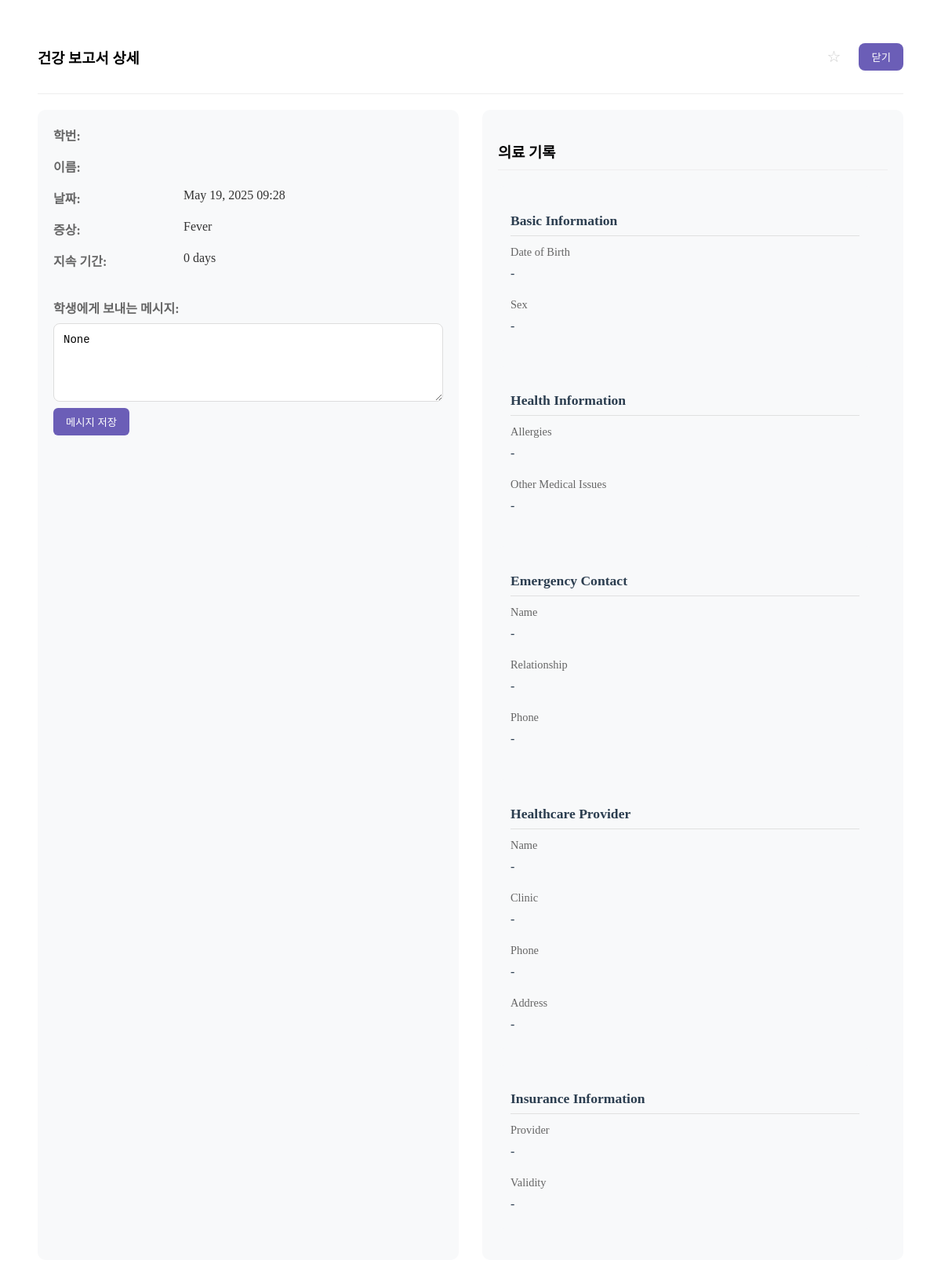
The app's page /admin-report-detail/4/ with its own data.
### main/models.py (models this page shows, shortened)
class HealthReport(models.Model):
    user = models.ForeignKey(User, on_delete=models.CASCADE)
    symptoms = models.TextField()
    other_symptoms = models.TextField(blank=True, null=True)
    extra_comments = models.TextField(blank=True)
    medical_record = models.FileField(upload_to='medical_records/', blank=True, null=True)
    created_at = models.DateTimeField(auto_now_add=True)
    reviewed = models.BooleanField(default=False)
    duration= models.PositiveIntegerField(default=0)
    nurse_viewed = models.BooleanField(default=False)
    nurse_comment = models.TextField(blank=True, null=True)
    starred = models.BooleanField(default=False)

### main/views.py (the view)
# urls.py: path('admin-report-detail/<int:report_id>/', views.admin_report_detail, name='admin_report_detail'),
def admin_report_detail(request, report_id):
    report = get_object_or_404(HealthReport, id=report_id)
    return render(request, 'main/admin_comp/admin_dtld_window.html', {'report': report})

### main/templates/main/admin_comp/admin_dtld_window.html (shortened to what this page needs)
<div class="content-box">
    <div class="header-section">
        <h3>건강 보고서 상세</h3>
        <div class="header-actions">
            <div class="star-container">
                <button type="button" class="star {% if report.starred %}starred{% endif %}" data-report-id="{{ report.id }}" title="Star this report">{% if report.starred %}★{% else %}☆{% endif %}</button>
            </div>
            <button onclick="goBackToHistory()" class="close-btn">닫기</button>
        </div>
    </div>
    {% if report %}
    <div class="two-column-layout">
        <div class="left-column">
            <div class="details-grid">
                <div class="detail-row">
                    <span class="label">학번:</span>
                </div>
                <div class="detail-row">
                    <span class="label">이름:</span>
                </div>
                <div class="detail-row">
                    <span class="label">날짜:</span>
                    <span class="value">{{ report.created_at|date:"M d, Y H:i" }}</span>
                </div>
                <div class="detail-row">
                    <span class="label">증상:</span>
                    <span class="value">{{ report.symptoms|cut:"["|cut:"]"|cut:"'" }}</span>
                </div>
                <div class="detail-row">
                    <span class="label">지속 기간:</span>
                    <span class="value">{{ report.duration }} days</span>
                </div>
                <div class="nurse-comment-section">
                    <span class="label">학생에게 보내는 메시지:</span>
                    <textarea id="nurse-comment-input-{{ report.id }}"
                            class="nurse-comment-input"
                            placeholder="Leave a message for the student...">{{ report.nurse_comment }}</textarea>
                    <button onclick="submitNurseComment({{ report.id }})" class="btn-save-comment">메시지 저장</button>
                </div>
            </div>
        </div>
        <div class="right-column">
            <h3 class="section-title">의료 기록</h3>
            <div id="medical-history-component" class="medical-history-content">
                <div class="medical-info-section">
                    <h3 class="info-title">Basic Information</h3>
                    <div class="info-grid">
                        <div class="info-field">
                            <label>Date of Birth</label>
                            <span>{{ report.user.medicalhistory.dob|default:"-" }}</span>
                        </div>
                        <div class="info-field">
                            <label>Sex</label>
                            <span>{{ report.user.medicalhistory.sex|default:"-"|title }}</span>
                        </div>
                    </div>
                </div>
                <div class="medical-info-section">
                    <h3 class="info-title">Health Information</h3>
                    <div class="info-grid">
                        <div class="info-field">
                            <label>Allergies</label>
                            <span>{{ report.user.medicalhistory.allergies|default:"-" }}</span>
                        </div>
                        <div class="info-field">
                            <label>Other Medical Issues</label>
                            <span>{{ report.user.medicalhistory.other_medical_issues|default:"-" }}</span>
                        </div>
                    </div>
                </div>
                <div class="medical-info-section">
                    <h3 class="info-title">Emergency Contact</h3>
                    <div class="info-grid">
                        <div class="info-field">
                            <label>Name</label>
                            <span>{{ report.user.medicalhistory.emergency_contact_name|default:"-" }}</span>
                        </div>
                        <div class="info-field">
                            <label>Relationship</label>
                            <span>{{ report.user.medicalhistory.emergency_contact_relationship|default:"-" }}</span>
                        </div>
                        <div class="info-field">
                            <label>Phone</label>
                            <span>{{ report.user.medicalhistory.emergency_contact_phone|default:"-" }}</span>
                        </div>
                    </div>
                </div>
                <div class="medical-info-section">
                    <h3 class="info-title">Healthcare Provider</h3>
                    <div class="info-grid">
                        <div class="info-field">
                            <label>Name</label>
                            <span>{{ report.user.medicalhistory.provider_name|default:"-" }}</span>
                        </div>
                        <div class="info-field">
                            <label>Clinic</label>
                            <span>{{ report.user.medicalhistory.provider_clinic|default:"-" }}</span>
                        </div>
                        <div class="info-field">
                            <label>Phone</label>
                            <span>{{ report.user.medicalhistory.provider_phone|default:"-" }}</span>
                        </div>
                        <div class="info-field">
                            <label>Address</label>
                            <span>{{ report.user.medicalhistory.provider_address|default:"-" }}</span>
                        </div>
                    </div>
                </div>
                <div class="medical-info-section">
                    <h3 class="info-title">Insurance Information</h3>
                    <div class="info-grid">
                        <div class="info-field">
                            <label>Provider</label>
                            <span>{{ report.user.medicalhistory.insurance_provider|default:"-" }}</span>
                        </div>
                        <div class="info-field">
                            <label>Validity</label>
                            <span>
                                {% if report.user.medicalhistory.insurance_start_date %}
                                    {{ report.user.medicalhistory.insurance_start_date|date:"M d, Y" }} -
                                    {{ report.user.medicalhistory.insurance_end_date|date:"M d, Y"|default:"Present" }}
                                {% else %}
                                    -
                                {% endif %}
                            </span>
                        </div>
                    </div>
                </div>
            </div>
        </div>
    </div>
    {% else %}
    <p>Report not found.</p>
    {% endif %}
</div>

### main/templates/main/admin_comp/admin_dtld_window.html (style rules this page uses)
.content-box { background-color: white; border-radius: 15px; padding: 20px; margin: 20px; }
.header-section { display: flex; justify-content: space-between; align-items: center; margin-bottom: 20px; border-bottom: 1px solid #eee; padding-bottom: 15px; }
.header-actions { display: flex; align-items: center; gap: 16px; }
.close-btn { background-color: #6b5eb7; color: white; border: none; border-radius: 8px; padding: 8px 16px; cursor: pointer; transition: background-color 0.2s; }
.two-column-layout { display: grid; grid-template-columns: 1fr 1fr; gap: 30px; margin-top: 20px; }
.left-column, .right-column { background-color: #f8f9fa; border-radius: 10px; padding: 20px; }
.details-grid { display: grid; gap: 16px; }
.detail-row { display: grid; grid-template-columns: 150px 1fr; gap: 16px; align-items: start; }
.label { color: #666; font-weight: 600; }
.value { color: #333; }
.nurse-comment-section { margin-top: 20px; display: grid; gap: 8px; }
.nurse-comment-input { width: 100%; min-height: 100px; padding: 12px; border: 1px solid #ddd; border-radius: 8px; resize: vertical; font-size: 14px; }
.btn-save-comment { background-color: #6b5eb7; color: white; border: none; padding: 8px 16px; border-radius: 6px; cursor: pointer; transition: background-color 0.2s; width: fit-content; }
.star-container { position: relative; display: inline-flex; align-items: center; justify-content: center; width: 32px; height: 32px; z-index: 2; }
.star { cursor: pointer; color: #ccc; font-size: 20px; user-select: none; width: 32px; height: 32px; display: flex; align-items: center; justify-content: center; border-radius: 50%; transition: all 0.2s ease; position: relative; z-index: 3; border: none; background: transparent; padding: 0; outline: none; }
.right-column .section-title { margin-bottom: 20px; padding-bottom: 10px; border-bottom: 1px solid #eee; }
.medical-history-content { padding-right: 20px; max-height: calc(100vh - 220px); overflow-y: auto; }
.medical-info-section { background-color: #f8f9fa; border-radius: 8px; padding: 16px; margin-bottom: 20px; }
.info-title { color: #2c3e50; font-size: 1.1em; font-weight: 600; margin-bottom: 12px; padding-bottom: 8px; border-bottom: 1px solid #e0e0e0; }
.info-grid { display: grid; gap: 16px; }
.info-field { display: grid; gap: 4px; }
.info-field label { color: #666; font-size: 0.9em; font-weight: 500; }
.info-field span { color: #2c3e50; padding: 6px 0; }

### records on screen
HealthReport: created_at "May 19, 2025 09:28", symptoms "Fever", duration "0", id "None", user.medicalhistory.dob "-", user.medicalhistory.sex "-", user.medicalhistory.allergies "-", user.medicalhistory.other_medical_issues "-", user.medicalhistory.emergency_contact_name "-", user.medicalhistory.emergency_contact_relationship "-", user.medicalhistory.emergency_contact_phone "-", user.medicalhistory.provider_name "-", user.medicalhistory.provider_clinic "-", user.medicalhistory.provider_phone "-", user.medicalhistory.provider_address "-", user.medicalhistory.insurance_provider "-"
